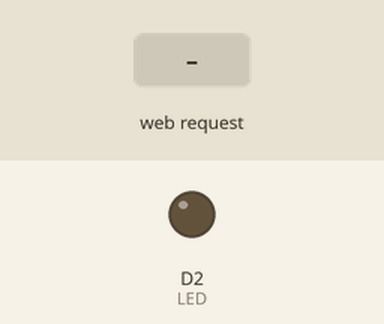
The sketch below on a simulated ESP8266 (NodeMCU). On the bench: output pins drawn as LEDs (lit = HIGH). The test bench sets the inputs (shaded band). WiFi joins after 1.5 s; servers stay silent unless stated; what the sketch prints to the serial monitor is not drawn.

Above: at 2.7 s.
2.8 s: HTTP request GET /ledon received
At 4.0 s:
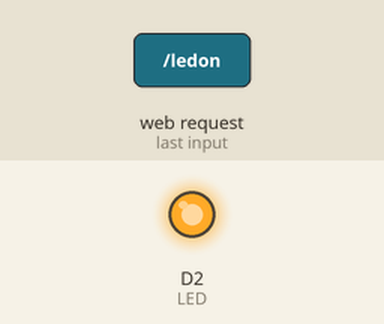
4.3 s: HTTP request GET /ledoff received
At 5.3 s:
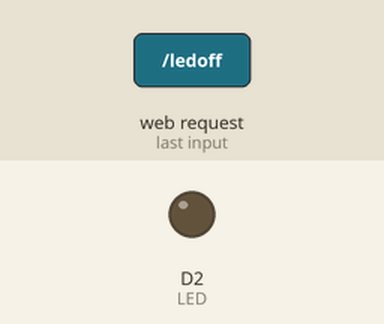
Timing chart, 0 to 7.3 s (numbered marks = the images above; inputs shaded):
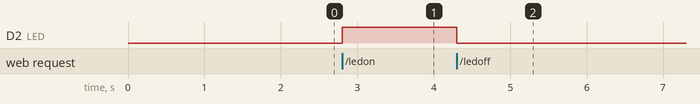

The sketch:

browser_led1.ino
```cpp
#include <ESP8266WiFi.h>
#define LED D2
const char* ssid = "fmdx";
const char* password = "fmd12345";
unsigned char status_led=0;
WiFiServer server(80);

void setup() {
  Serial.begin(115200);
  pinMode(LED, OUTPUT);
  Serial.println();
  Serial.println();
  Serial.print("Connecting to ");
  Serial.println(ssid);
  WiFi.begin(ssid, password);
  while (WiFi.status() != WL_CONNECTED)
  {
    delay(500);
    Serial.print(".");
  }
  Serial.println("");
  Serial.println("WiFi connected");
  server.begin();
  Serial.println("Server started");
  Serial.println(WiFi.localIP());
}

void loop() {
  WiFiClient client = server.available();
  if (!client) {
    return;
  }

  Serial.println("new client");
  while(!client.available())
  {
    delay(1);
  }
  String req = client.readStringUntil('\r');
  Serial.println(req);
  client.flush();
  if (req.indexOf("/ledoff") != -1)
  {
    status_led=0;
    digitalWrite(LED,LOW);
    Serial.println("LED OFF");
  }
  else if(req.indexOf("/ledon") != -1)
  {
    status_led=1;
    digitalWrite(LED,HIGH);
    Serial.println("LED ON");
  }

  String web ="<!doctype html> <html lang=\"en\"> <head> <!-- Required meta tags --> <meta charset=\"utf-8\"> <meta name=\"viewport\" content=\"width=device-width, initial-scale=1, shrink-to-fit=no\"> <!-- Bootstrap CSS --> <link rel=\"stylesheet\" href=\"https://stackpath.bootstrapcdn.com/bootstrap/4.3.1/css/bootstrap.min.css\" integrity=\"sha384-ggOyR0iXCbMQv3Xipma34MD+dH/1fQ784/j6cY/iJTQUOhcWr7x9JvoRxT2MZw1T\" crossorigin=\"anonymous\"> <link rel=\"stylesheet\" href=\"https://stackpath.bootstrapcdn.com/font-awesome/4.7.0/css/font-awesome.min.css\"> <title>Web Server Control</title> <style> a { width: 100; } </style> </head> <body> <div class=\"container-fluid\"> <div class=\"row\"> <div class=\"col-md-12 p-0\"> <div class=\"jumbotron jumbotron-fluid\"> <div class=\"container\"> <h1 class=\"display-4\">This is Basic ESP 8266 IOT Dimmer Project</h1> <p class=\"lead\">We are targeted to understand communications between lamps and smart embeded boards.</p> </div> </div> </div> </div> <div class=\"row justify-content-end \"> <div class=\"col-md-6\"> <h4 class=\"d-flex justify-content-end pr-3\">ON</h4> <div class=\"d-flex justify-content-end\"> <a href=\"ledon\" class=\"btn btn-success justify-content-end \"> <i class=\"fa fa-lightbulb-o fa-5x\" aria-hidden=\"true\"></i> </a> </div> </div> <div class=\"col-md-6\"> <h4 class=\"pl-3\">OFF</h4> <a href=\"ledoff\" class=\"btn btn-danger \"> <i class=\"fa fa-lightbulb-o fa-5x\" aria-hidden=\"true\"></i> </a> </div> </div> </div> <!-- Optional JavaScript --> <!-- jQuery first, then Popper.js, then Bootstrap JS --> <script src=\"https://code.jquery.com/jquery-3.3.1.slim.min.js\" integrity=\"sha384-q8i/X+965DzO0rT7abK41JStQIAqVgRVzpbzo5smXKp4YfRvH+8abtTE1Pi6jizo\" crossorigin=\"anonymous\"></script> <script src=\"https://cdnjs.cloudflare.com/ajax/libs/popper.js/1.14.7/umd/popper.min.js\" integrity=\"sha384-UO2eT0CpHqdSJQ6hJty5KVphtPhzWj9WO1clHTMGa3JDZwrnQq4sF86dIHNDz0W1\" crossorigin=\"anonymous\"></script> <script src=\"https://stackpath.bootstrapcdn.com/bootstrap/4.3.1/js/bootstrap.min.js\" integrity=\"sha384-JjSmVgyd0p3pXB1rRibZUAYoIIy6OrQ6VrjIEaFf/nJGzIxFDsf4x0xIM+B07jRM\" crossorigin=\"anonymous\"></script> </body> </html>";
  client.print(web);
}
```

Measured:
- after the input at 2.8 s, D2 (LED): LOW → HIGH at once
- after the input at 4.3 s, D2 (LED): HIGH → LOW at once
